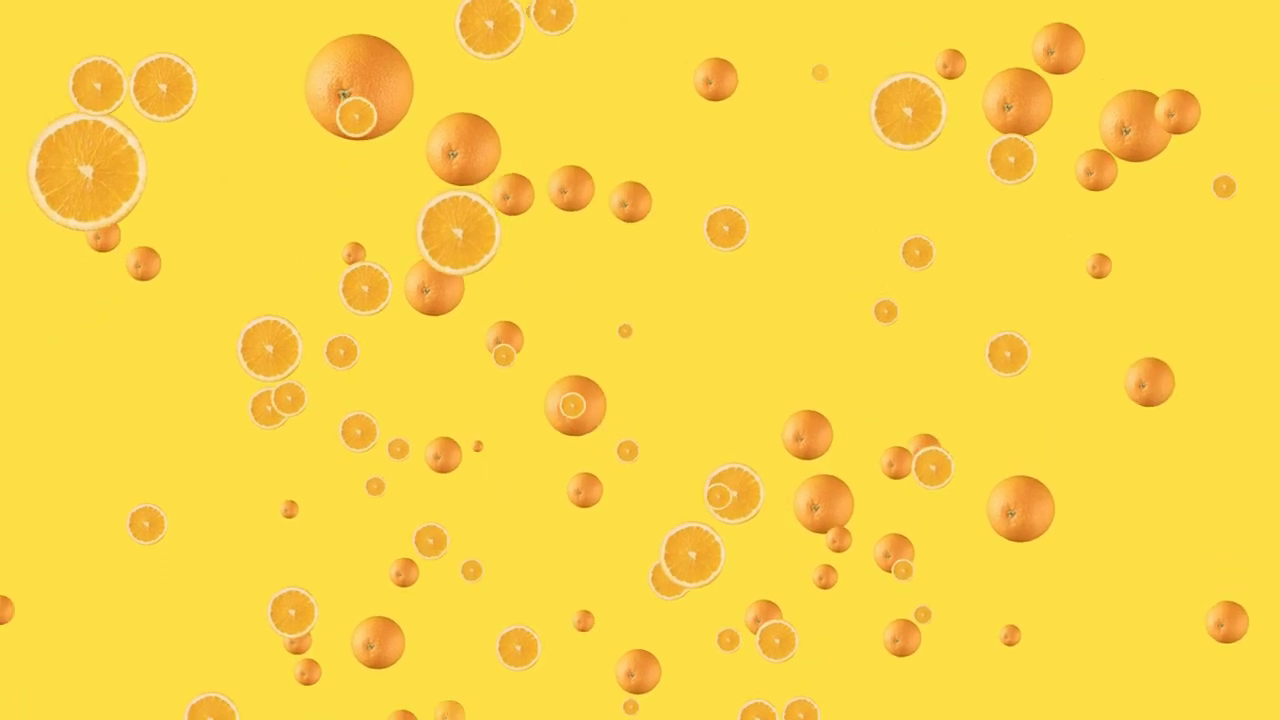
#> input picture frame 46 of Orange.mp4, 1280 x 720 px
$ python Orange_predictor.py
#> lines starting #> are read from the running program, lines starting #| are printed output that depends on the picture; after the words box and inside, x2 and y2 are one past the last pixel; in counts of white or black regions, pixels touching at a corner belong together
### Orange_detector.py
import cv2
import numpy as np
from util import get_limits


class OrangeDetector:
    def __init__(self):
        # Lower and uppler limit of the HSV value of the color.
        self.loworange = np.array([6, 100, 100])
        self.highorange = np.array([20, 255, 255])

    def detect(self, img):
        hsv_image = cv2.cvtColor(img, cv2.COLOR_BGR2HSV)
        # Creating a mask of pixels within the low and upper value range.
        mask = cv2.inRange(hsv_image, self.loworange, self.highorange)

        contours, _ = cv2.findContours(mask, cv2.RETR_TREE, cv2.CHAIN_APPROX_SIMPLE)
        contours = sorted(contours, key=lambda x: cv2.contourArea(x), reverse=True)

        box = (-100, -100, 0, 0)
        for cnt in contours:
            # Fetching the co-ordinates of the contours.
            (x, y, w, h) = cv2.boundingRect(cnt)
            if w * h > 300:
                box = (x, y, x + w, y + h)
                break

        return box

### Orange_predictor.py
import cv2
import numpy as np
import matplotlib.pyplot as plt
from Orange_detector import OrangeDetector


class KalmanFilter:
    def __init__(self):
        # Initializing Kalman filter with it's parameters
        self.kf = cv2.KalmanFilter(4, 2)
        self.kf.measurementMatrix = np.array([[1, 0, 0, 0], [0, 1, 0, 0]], np.float32)
        self.kf.transitionMatrix = np.array(
            [[1, 0, 1, 0], [0, 1, 0, 1], [0, 0, 1, 0], [0, 0, 0, 1]], np.float32
        )

    def predict(self, coordX, coordY):
        """
        Estimates position of the object
        """
        measured = np.array([[np.float32(coordX)], [np.float32(coordY)]])
        self.kf.correct(measured)
        predicted = self.kf.predict()
        x, y = int(predicted[0]), int(predicted[1])
        return x, y


cap = cv2.VideoCapture("Orange.mp4")

od = OrangeDetector()  # Detecting Orange using orange color.

kf = KalmanFilter()

actual_x, actual_y = [], []
x_hat, y_hat = [], []

out = cv2.VideoWriter(
    "Tracking.avi",
    cv2.VideoWriter_fourcc(*"XVID"),
    20,
    (1280, 720),
    isColor=True,
)
while True:
    ret, frame = cap.read()
#> frame is the input picture: shape (720, 1280, 3); mean B, G, R 69.4, 215.2, 251
    frame = cv2.flip(frame, 1)
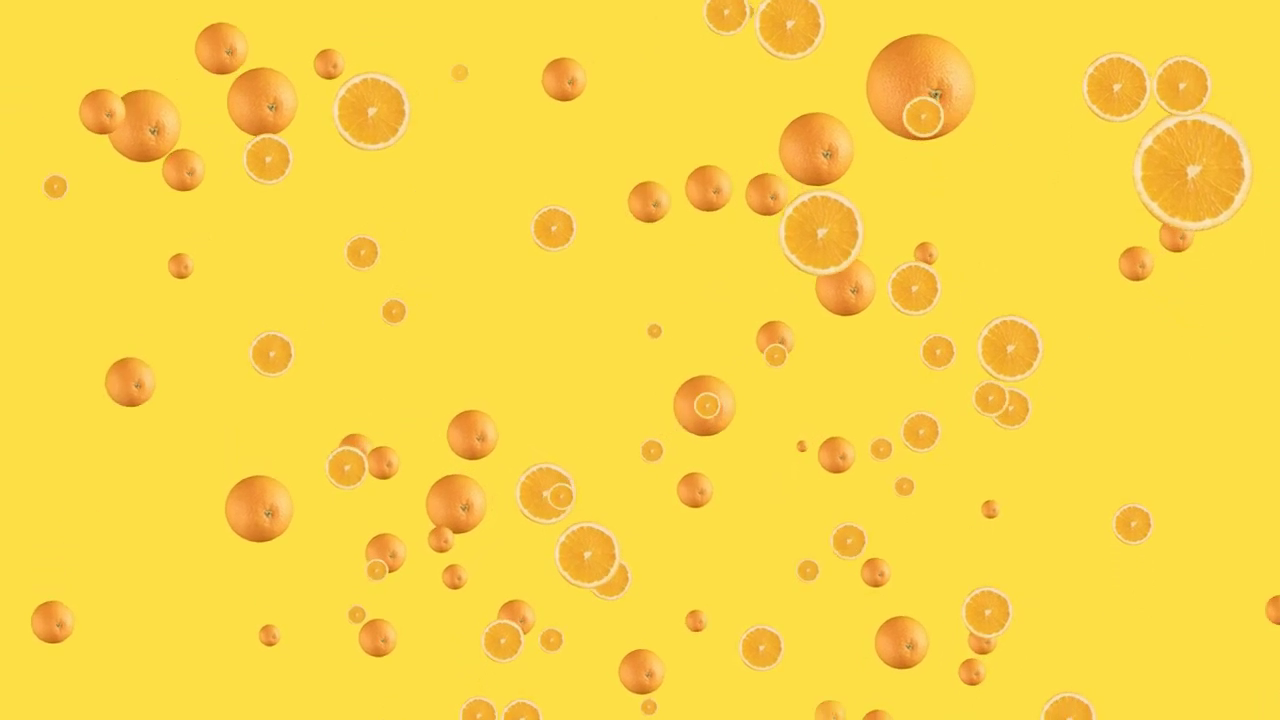
#> frame: shape (720, 1280, 3); mean B, G, R 69.4, 215.2, 251
    if ret:

        box = od.detect(frame)
#> in detect, `hsv_image = cv2.cvtColor(img, cv2.COLOR_BGR2HSV)`: hsv_image: shape (720, 1280, 3); mean H, S, V 24, 184.2, 251
#> in detect, `mask = cv2.inRange(hsv_image, self.loworange, self.highorange)`:
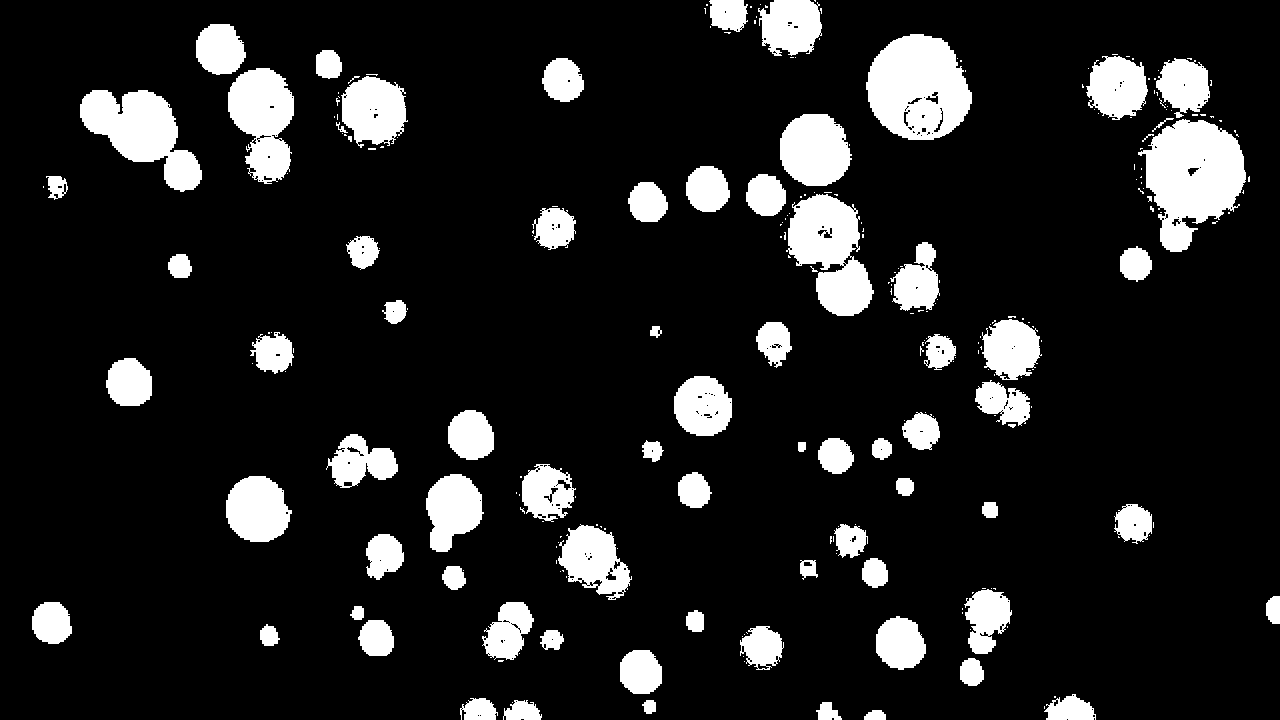
#> mask: shape (720, 1280); 12.9% white; 261 white regions (183 under 20 px)
#> in detect, `contours, _ = cv2.findContours(mask, cv2.RETR_TREE, cv2.CHAIN_APPROX_S..`: contours = 570 contours, 467 with area under 20; largest, box (x1, y1, x2, y2) and area: (1138, 119, 1246, 252) 8751, (866, 34, 972, 140) 8368, (786, 194, 874, 316) 6308, (80, 90, 202, 192) 6120, (228, 68, 294, 184) 5050
#> the loop in detect, `for cnt in contours:` made 1 pass
#> (x, y, w, h, box) on pass 1: (1138, 119, 108, 133, (1138, 119, 1246, 252))
#> box = (1138, 119, 1246, 252)
        x, y, x2, y2 = box
#> x = 1138; y = 119; x2 = 1246; y2 = 252
        cx = int((x + x2) / 2)
#> cx = 1192
        cy = int((y + y2) / 2)
#> cy = 185

        predicted = kf.predict(cx, cy)
#> in predict, `measured = np.array([[np.float32(coordX)], [np.float32(coordY)]])`: measured = [1192, 185]
#> predicted = (0, 0)
        cv2.circle(frame, (cx, cy), 10, (0, 255, 255), -1)
#> frame: shape (720, 1280, 3); 0.03% of pixels changed, all inside (x1, y1, x2, y2) = (1182, 175, 1203, 196)
        cv2.circle(frame, (predicted[0], predicted[1]), 10, (255, 0, 0), 4)
#> frame: shape (720, 1280, 3); mean B, G, R 69.4, 215.2, 251
        actual_x.append(x)
        actual_y.append(y)
        x_hat.append(predicted[0])
        y_hat.append(predicted[1])
        out.write(frame)
        if cv2.waitKey(15) & 0xFF == ord("q"):
#> (key q is pressed here)
            break
    else:
        break


# plt.plot(actual_x, actual_y)
# plt.plot(x_hat, y_hat)
# plt.show()

cap.release()
out.release()
cv2.destroyAllWindows()

$ run again, starting later in the video
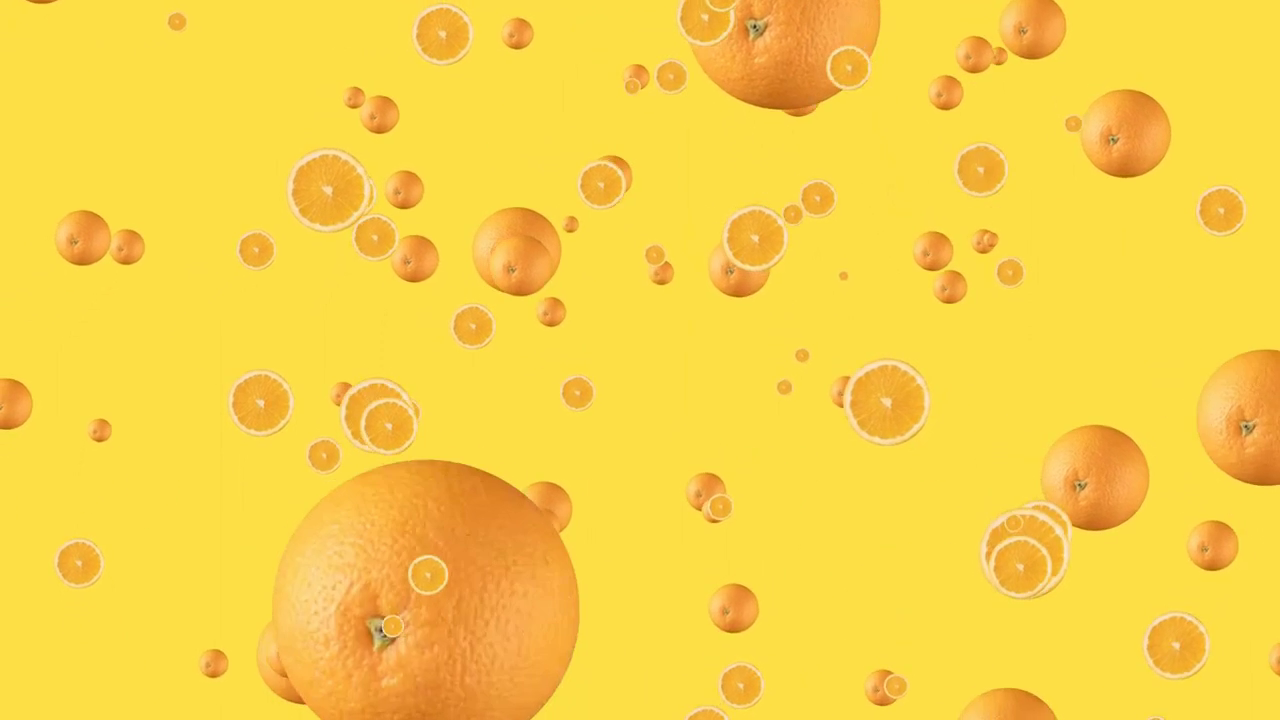
#> input picture frame 209 of Orange.mp4, 1280 x 720 px
#> frame is the input picture: shape (720, 1280, 3); mean B, G, R 69.1, 210.5, 250
#> `frame = cv2.flip(frame, 1)`:
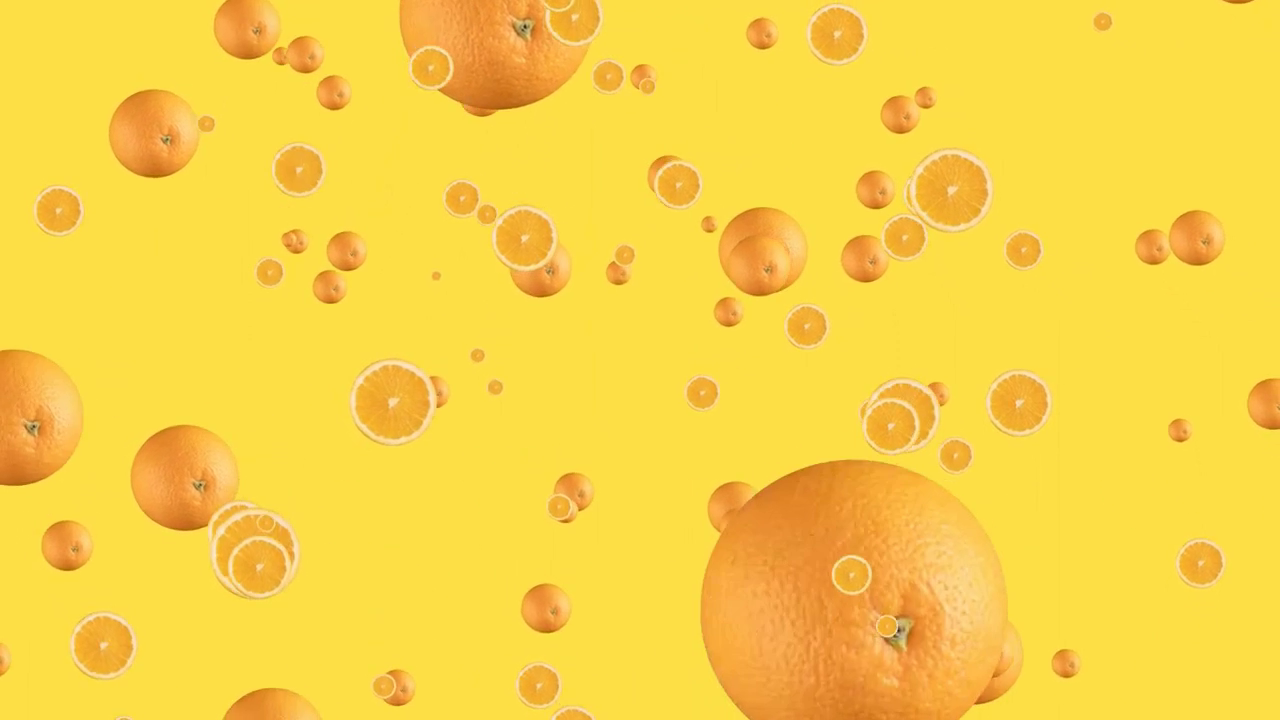
#> frame: shape (720, 1280, 3); mean B, G, R 69.1, 210.5, 250
#> hsv_image: shape (720, 1280, 3); mean H, S, V 23.3, 184.3, 250
#> in detect, `mask = cv2.inRange(hsv_image, self.loworange, self.highorange)`:
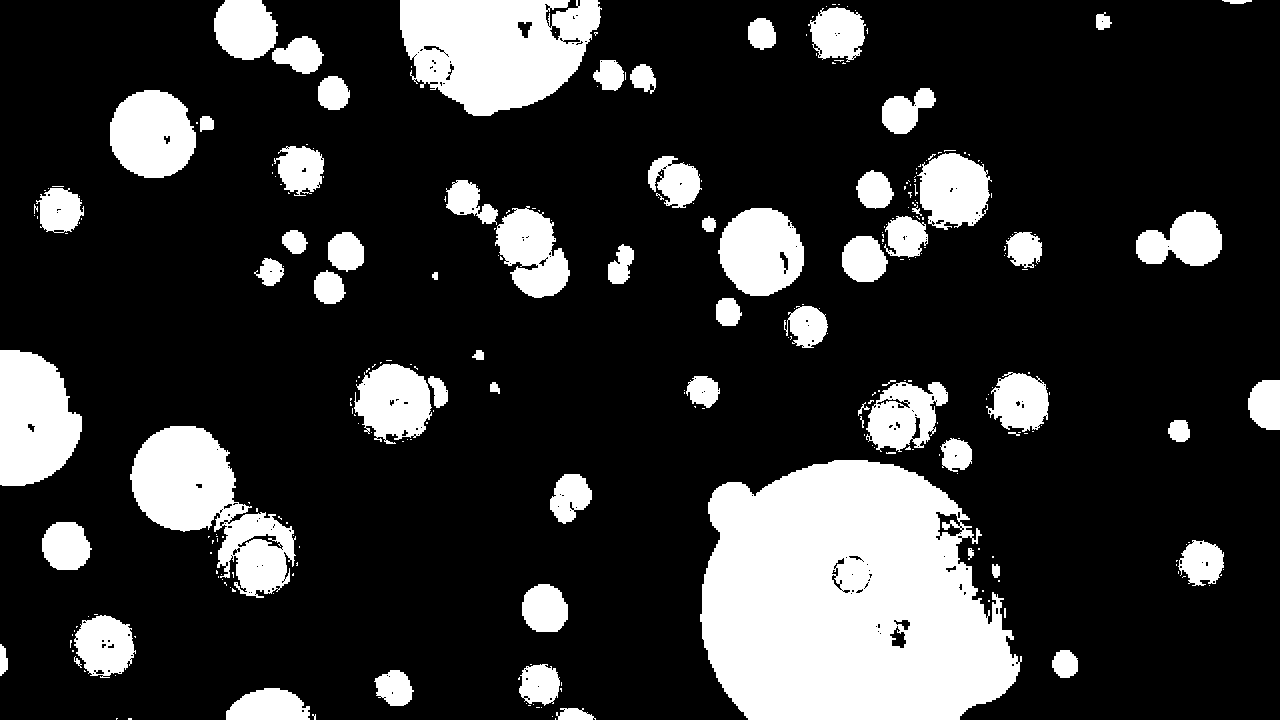
#> mask: shape (720, 1280); 20.2% white; 283 white regions (215 under 20 px)
#> contours = 596 contours, 492 with area under 20; largest, box (x1, y1, x2, y2) and area: (700, 460, 1022, 720) 65707, (400, 0, 602, 116) 17290, (130, 426, 296, 598) 13100, (0, 350, 82, 486) 8486, (110, 90, 196, 178) 5798
#> the loop in detect, `for cnt in contours:` made 1 pass
#> (x, y, w, h, box) on pass 1: (700, 460, 322, 260, (700, 460, 1022, 720))
#> `box = od.detect(frame)`: box = (700, 460, 1022, 720)
#> `x, y, x2, y2 = box`: x = 700; y = 460; x2 = 1022; y2 = 720
#> cx = 861
#> cy = 590
#> measured = [861, 590]
#> predicted = (0, 0)

$ run again, starting later in the video
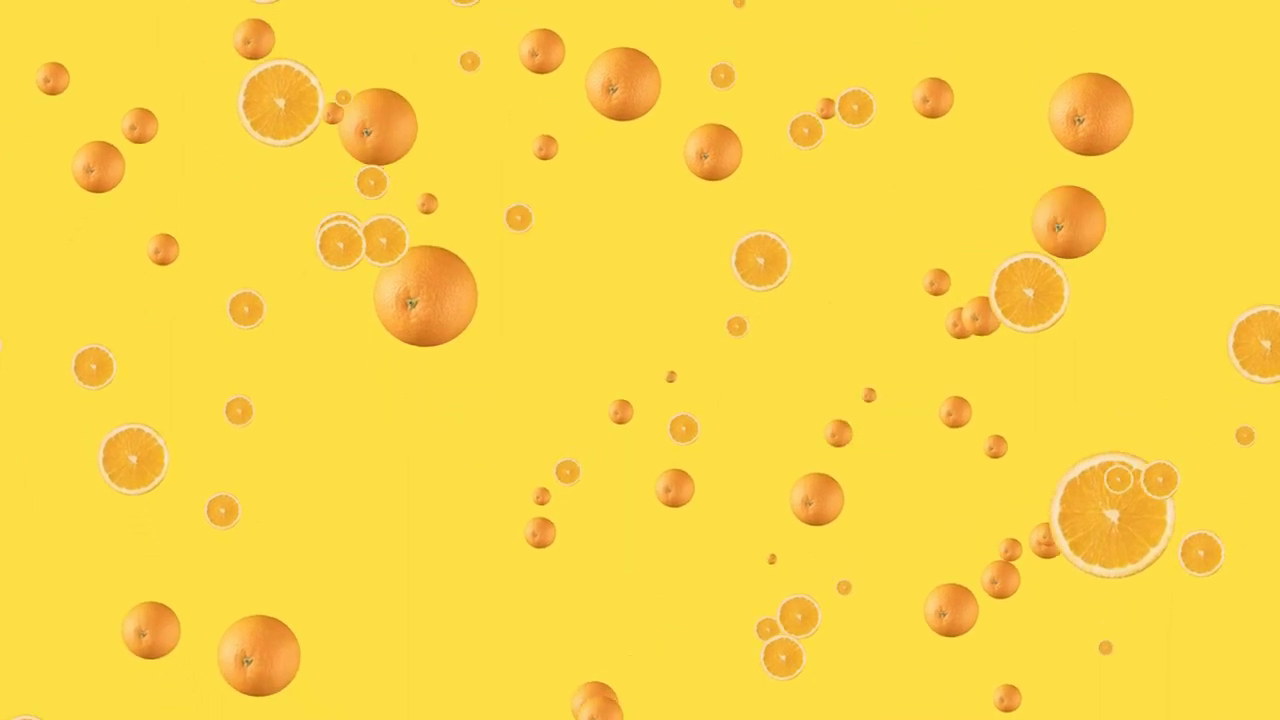
#> input picture frame 372 of Orange.mp4, 1280 x 720 px
#> frame is the input picture: shape (720, 1280, 3); mean B, G, R 69.3, 216, 251.2
#> `frame = cv2.flip(frame, 1)`:
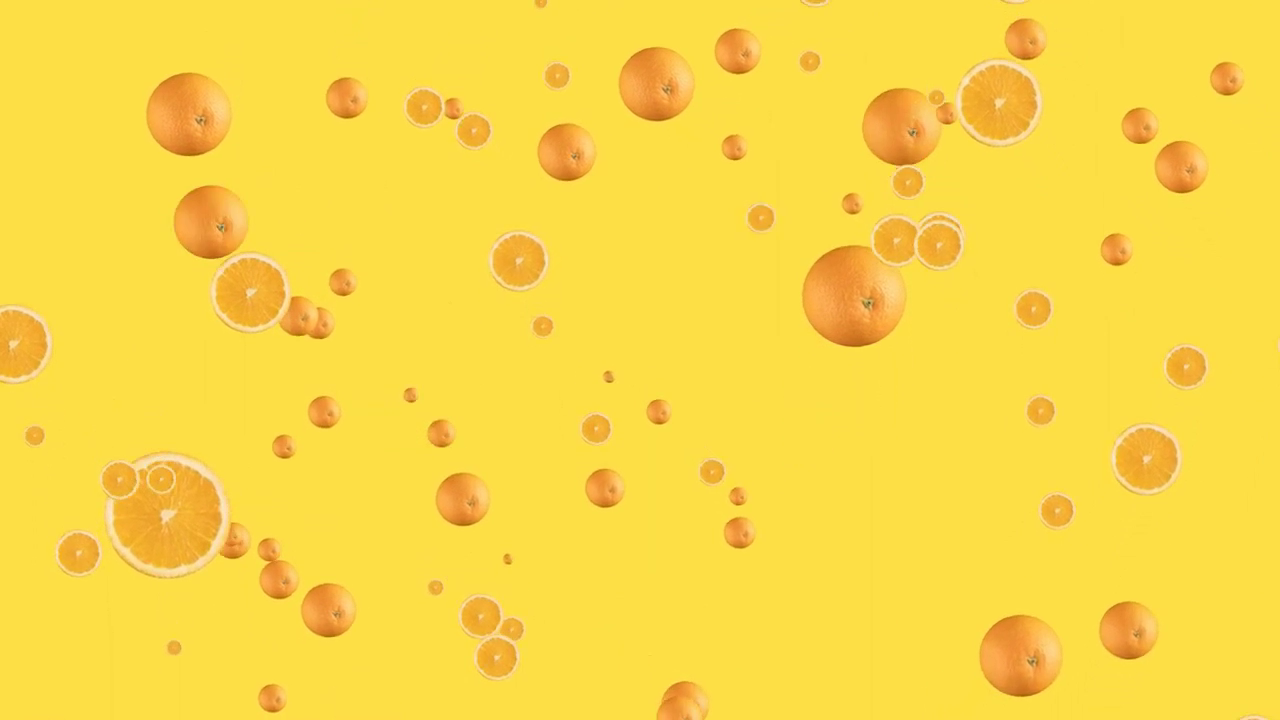
#> frame: shape (720, 1280, 3); mean B, G, R 69.3, 216, 251.2
#> hsv_image: shape (720, 1280, 3); mean H, S, V 24.1, 184.4, 251.2
#> in detect, `mask = cv2.inRange(hsv_image, self.loworange, self.highorange)`:
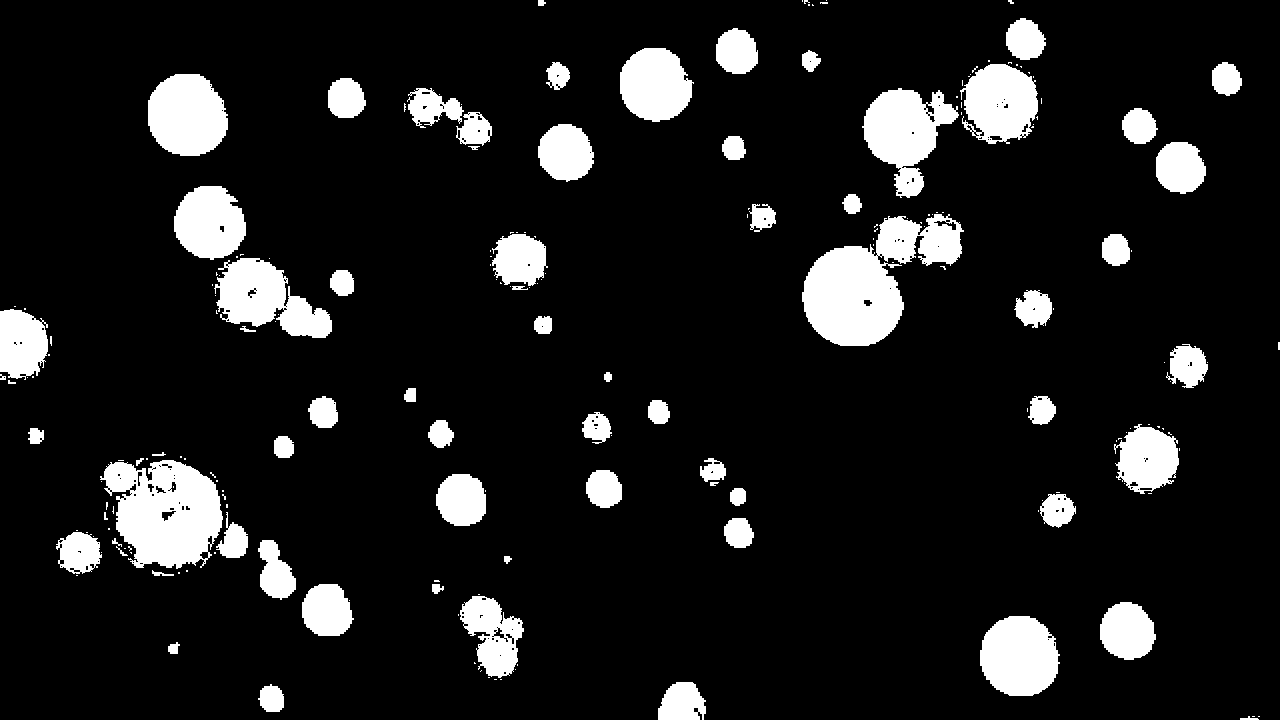
#> mask: shape (720, 1280); 11.3% white; 205 white regions (134 under 20 px)
#> contours = 435 contours, 348 with area under 20; largest, box (x1, y1, x2, y2) and area: (802, 214, 964, 346) 10734, (100, 460, 223, 569) 9276, (862, 88, 959, 198) 5560, (214, 258, 332, 338) 5084, (148, 74, 228, 156) 5084
#> the loop in detect, `for cnt in contours:` made 1 pass
#> (x, y, w, h, box) on pass 1: (802, 214, 162, 132, (802, 214, 964, 346))
#> `box = od.detect(frame)`: box = (802, 214, 964, 346)
#> `x, y, x2, y2 = box`: x = 802; y = 214; x2 = 964; y2 = 346
#> cx = 883
#> cy = 280
#> measured = [883, 280]
#> predicted = (0, 0)
